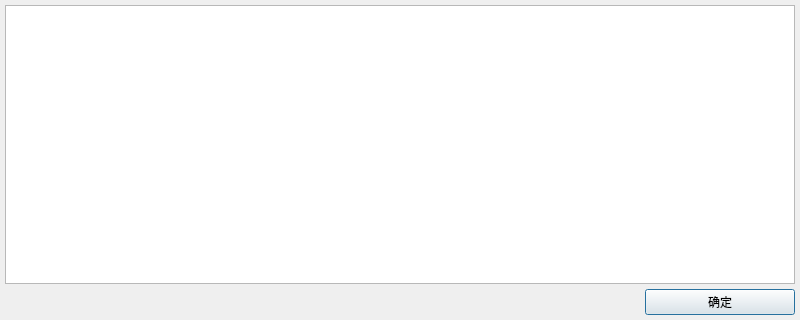
<?xml version="1.0" encoding="UTF-8"?>
<ui version="4.0">
 <class>DialogChooseOFDConfig</class>
 <widget class="QDialog" name="DialogChooseOFDConfig">
  <property name="geometry">
   <rect>
    <x>0</x>
    <y>0</y>
    <width>800</width>
    <height>320</height>
   </rect>
  </property>
  <property name="sizePolicy">
   <sizepolicy hsizetype="Preferred" vsizetype="Preferred">
    <horstretch>0</horstretch>
    <verstretch>0</verstretch>
   </sizepolicy>
  </property>
  <property name="minimumSize">
   <size>
    <width>800</width>
    <height>320</height>
   </size>
  </property>
  <property name="maximumSize">
   <size>
    <width>16777215</width>
    <height>16777215</height>
   </size>
  </property>
  <property name="windowTitle">
   <string>Dialog</string>
  </property>
  <layout class="QVBoxLayout" name="verticalLayout">
   <property name="spacing">
    <number>5</number>
   </property>
   <property name="leftMargin">
    <number>5</number>
   </property>
   <property name="topMargin">
    <number>5</number>
   </property>
   <property name="rightMargin">
    <number>5</number>
   </property>
   <property name="bottomMargin">
    <number>5</number>
   </property>
   <item>
    <widget class="QTableWidget" name="tableWidget"/>
   </item>
   <item alignment="Qt::AlignRight">
    <widget class="QPushButton" name="pushButton">
     <property name="minimumSize">
      <size>
       <width>150</width>
       <height>0</height>
      </size>
     </property>
     <property name="text">
      <string>确定</string>
     </property>
    </widget>
   </item>
  </layout>
 </widget>
 <resources/>
 <connections/>
</ui>
